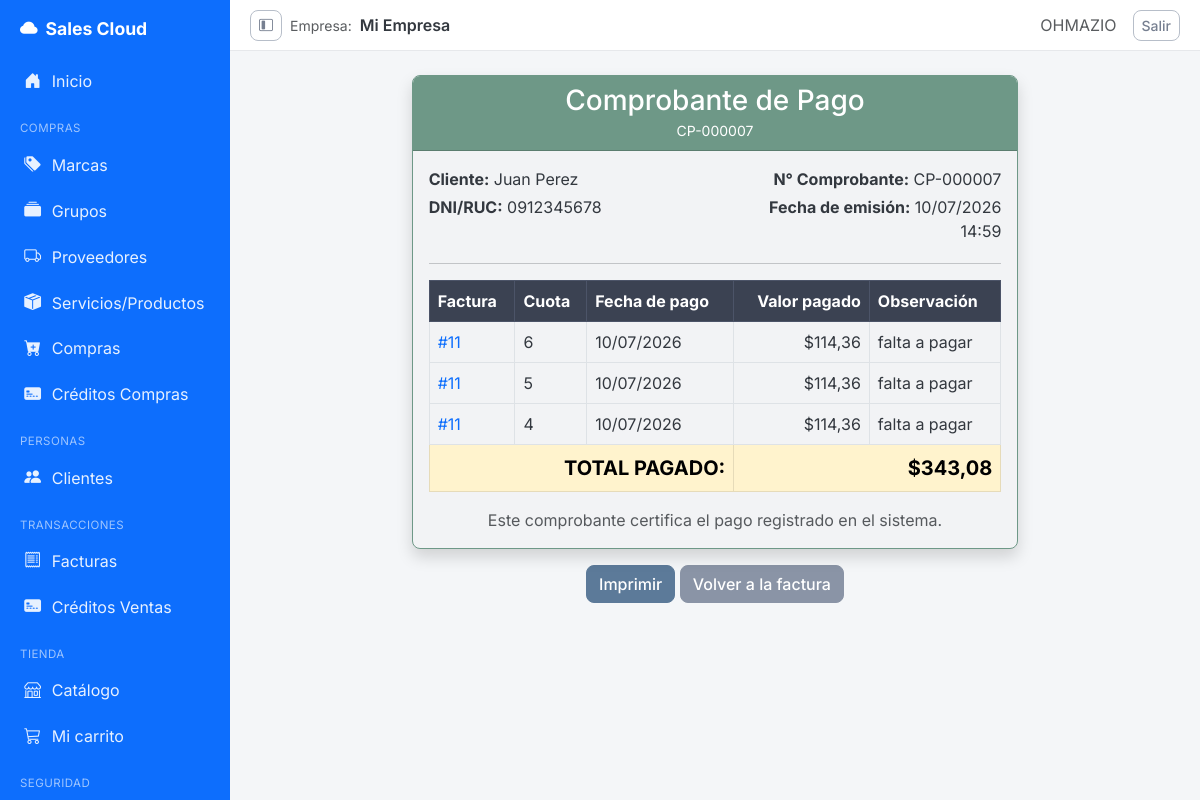
The app's page /creditos/comprobantes/7/ (signed in) with its own data.
### creditos_ventas/models.py (models this page shows, shortened)
class ComprobantePago(models.Model):
    numero_comprobante = models.CharField(max_length=20, unique=True, editable=False)
    fecha_emision = models.DateTimeField(auto_now_add=True)
    cliente = models.ForeignKey(Customer, on_delete=models.PROTECT, related_name='comprobantes_pago')
    total_pagado = models.DecimalField(max_digits=10, decimal_places=2, default=0, editable=False)
    class Meta:
        verbose_name = 'Comprobante de Pago'
        verbose_name_plural = 'Comprobantes de Pago'
        ordering = ['-fecha_emision']

class PagoCuotaVenta(models.Model):
    cuota = models.ForeignKey(CuotaVenta, on_delete=models.PROTECT, related_name='pagos')
    comprobante = models.ForeignKey(
        ComprobantePago, on_delete=models.PROTECT, related_name='pagos',
        null=True, blank=True,
    )
    fecha = models.DateField()
    valor = models.DecimalField(max_digits=10, decimal_places=2)
    observacion = models.TextField(blank=True)
    class Meta:
        verbose_name = 'Pago de Cuota'
        verbose_name_plural = 'Pagos de Cuota'
        ordering = ['-fecha', '-id']

class CuotaVenta(models.Model):
    ESTADO_PENDIENTE = 'PENDIENTE'
    ESTADO_PAGADA = 'PAGADA'
    ESTADO_CHOICES = [
        (ESTADO_PENDIENTE, 'Pendiente'),
        (ESTADO_PAGADA, 'Pagada'),
    ]
    factura = models.ForeignKey(Invoice, on_delete=models.PROTECT, related_name='cuotas')
    numero = models.PositiveIntegerField()
    fecha_vencimiento = models.DateField()
    valor = models.DecimalField(max_digits=10, decimal_places=2)
    saldo = models.DecimalField(max_digits=10, decimal_places=2)
    estado = models.CharField(max_length=10, choices=ESTADO_CHOICES, default=ESTADO_PENDIENTE)
    class Meta:
        verbose_name = 'Cuota de Venta'
        verbose_name_plural = 'Cuotas de Venta'
        ordering = ['factura', 'numero']
        unique_together = [('factura', 'numero')]

### billing/models.py (models this page shows, shortened)
class Customer(models.Model):
    DOCUMENT_CEDULA = 'CEDULA'
    DOCUMENT_RUC = 'RUC'
    DOCUMENT_CHOICES = [
        (DOCUMENT_CEDULA, 'Cédula'),
        (DOCUMENT_RUC, 'RUC'),
    ]
    dni = models.CharField(max_length=13, unique=True, verbose_name='DNI/RUC', validators=[validate_cedula_ec])
    document_type = models.CharField(max_length=10, choices=DOCUMENT_CHOICES, default=DOCUMENT_CEDULA, blank=True)
    business_name = models.CharField(max_length=200, blank=True, null=True, verbose_name='Razón Social')
    first_name = models.CharField(max_length=100)
    last_name = models.CharField(max_length=100)
    email = models.EmailField(blank=True, null=True)
    phone = models.CharField(max_length=20, blank=True, null=True)
    address = models.TextField(blank=True, null=True)
    is_active = models.BooleanField(default=True)
    created_at = models.DateTimeField(auto_now_add=True)
    updated_at = models.DateTimeField(auto_now=True)
    class Meta:
        ordering = ['last_name', 'first_name']
        permissions = [
            ('export_customer', 'Can export customer'),
            ('print_customer', 'Can print customer'),
        ]
    @property
    def full_name(self): return f'{self.first_name} {self.last_name}'

### creditos_ventas/views.py (the view)
# urls.py: path('comprobantes/<int:pk>/', views.ComprobantePagoDetailView.as_view(), name='comprobante_detail'),
class ComprobantePagoDetailView(LoginRequiredMixin, PermissionRequiredMixin, DetailView):
    model = ComprobantePago
    template_name = 'creditos_ventas/comprobante_detail.html'
    context_object_name = 'comprobante'
    permission_required = 'billing.view_invoice'
    permission_redirect_url = 'creditos_ventas:factura_list'
    def get_queryset(self):
        return ComprobantePago.objects.select_related('cliente').prefetch_related('pagos__cuota__factura')

### security/templatetags/security_tags.py (called while the page is built)
@register.filter(name='has_group')
def has_group(user, group_name):
    if not user.is_authenticated:
        return False
    if user.is_superuser:      # el superusuario ve todo
        return True
    return user.groups.filter(name=group_name).exists()

### shared/mixins.py (called while the page is built)
    def dispatch(self, request, *args, **kwargs):
        if not request.user.has_perm(self.permission_required):
            messages.error(request, self.permission_error_message)
            return redirect(self.permission_redirect_url)
        return super().dispatch(request, *args, **kwargs)

### storefront/context_processors.py (called while the page is built)
def cart(request):
    return {'cart': Cart(request)}

### creditos_ventas/templates/creditos_ventas/comprobante_detail.html (shortened to what this page needs)
{% extends 'billing/base_sidebar.html' %}
{% block content %}
<div class="row justify-content-center">
  <div class="col-md-8">
    <div class="card shadow border-success" id="recibo">
      <div class="card-header bg-success text-white text-center">
        <h3 class="mb-0">Comprobante de Pago</h3>
        <small>{{ comprobante.numero_comprobante }}</small>
      </div>
      <div class="card-body">
        <div class="row mb-3">
          <div class="col-md-6">
            <p class="mb-1"><strong>Cliente:</strong> {{ comprobante.cliente.full_name }}</p>
            <p class="mb-1"><strong>DNI/RUC:</strong> {{ comprobante.cliente.dni }}</p>
          </div>
          <div class="col-md-6 text-md-end">
            <p class="mb-1"><strong>N° Comprobante:</strong> {{ comprobante.numero_comprobante }}</p>
            <p class="mb-1"><strong>Fecha de emisión:</strong> {{ comprobante.fecha_emision|date:"d/m/Y H:i" }}</p>
          </div>
        </div>
        <hr>
        <table class="table table-bordered">
          <thead class="table-dark">
            <tr>
              <th>Factura</th><th>Cuota</th><th>Fecha de pago</th>
              <th class="text-end">Valor pagado</th><th>Observación</th>
            </tr>
          </thead>
          <tbody>
            {% for pago in comprobante.pagos.all %}
            <tr>
              <td>
                <a href="{% url 'creditos_ventas:factura_detail' pago.cuota.factura_id %}">
                  #{{ pago.cuota.factura_id }}
                </a>
              </td>
              <td>{{ pago.cuota.numero }}</td>
              <td>{{ pago.fecha|date:"d/m/Y" }}</td>
              <td class="text-end">${{ pago.valor }}</td>
              <td>{{ pago.observacion|default:"—" }}</td>
            </tr>
            {% endfor %}
          </tbody>
          <tfoot>
            <tr class="table-warning">
              <td colspan="3" class="text-end fw-bold fs-5">TOTAL PAGADO:</td>
              <td class="text-end fw-bold fs-5" colspan="2">${{ comprobante.total_pagado }}</td>
            </tr>
          </tfoot>
        </table>
        <p class="text-muted text-center mb-0">Este comprobante certifica el pago registrado en el sistema.</p>
      </div>
    </div>
    <div class="text-center mt-3 no-print">
      <button onclick="window.print()" class="btn btn-primary">Imprimir</button>
      <a href="{% url 'creditos_ventas:factura_detail' comprobante.pagos.first.cuota.factura_id %}" class="btn btn-secondary">Volver a la factura</a>
    </div>
  </div>
</div>
{% endblock %}

### billing/templates/billing/base_sidebar.html (shortened to what this page needs)
{% load security_tags %}
{% load static %}
<!DOCTYPE html>
<html lang="es">
<head>
  <link href="https://cdn.jsdelivr.net/npm/bootstrap@5.3.0/dist/css/bootstrap.min.css" rel="stylesheet">
  <link rel="stylesheet" href="https://cdn.jsdelivr.net/npm/bootstrap-icons@1.11.1/font/bootstrap-icons.css">
  <link rel="stylesheet" href="{% static 'css/theme.css' %}">
</head>
<body>
<aside class="app-sidebar" id="appSidebar">
  <a class="brand" href="{% url 'billing:home' %}"><i class="bi bi-cloud-fill"></i><span>Sales Cloud</span></a>
  <nav class="nav flex-column">
    <a class="nav-link" href="{% url 'billing:home' %}" title="Inicio"><i class="bi bi-house-door-fill"></i><span>Inicio</span></a>
    {% if user.is_authenticated %}
    {% if user|has_group:'Analista de Compras' or user|has_group:'Administrador' %}
    <div class="nav-section-title">Compras</div>
    <a class="nav-link" href="{% url 'billing:brand_list' %}" title="Marcas"><i class="bi bi-tags-fill"></i><span>Marcas</span></a>
    <a class="nav-link" href="{% url 'billing:productgroup_list' %}" title="Grupos"><i class="bi bi-collection-fill"></i><span>Grupos</span></a>
    <a class="nav-link" href="{% url 'billing:supplier_list' %}" title="Proveedores"><i class="bi bi-truck"></i><span>Proveedores</span></a>
    <a class="nav-link" href="{% url 'billing:product_list' %}" title="Servicios/Productos"><i class="bi bi-box-seam-fill"></i><span>Servicios/Productos</span></a>
    <a class="nav-link" href="{% url 'purchasing:purchase_list' %}" title="Compras"><i class="bi bi-cart-plus-fill"></i><span>Compras</span></a>
    <a class="nav-link" href="{% url 'creditos_compras:compra_list' %}" title="Créditos Compras"><i class="bi bi-credit-card-2-front-fill"></i><span>Créditos Compras</span></a>
    {% endif %}
    {% if user|has_group:'Vendedor' or user|has_group:'Administrador' %}
    <div class="nav-section-title">Personas</div>
    <a class="nav-link" href="{% url 'billing:customer_list' %}" title="Clientes"><i class="bi bi-people-fill"></i><span>Clientes</span></a>
    <div class="nav-section-title">Transacciones</div>
    <a class="nav-link" href="{% url 'billing:invoice_list' %}" title="Facturas"><i class="bi bi-receipt"></i><span>Facturas</span></a>
    <a class="nav-link" href="{% url 'creditos_ventas:factura_list' %}" title="Créditos Ventas"><i class="bi bi-credit-card-2-front-fill"></i><span>Créditos Ventas</span></a>
    {% endif %}
    {% if user|has_group:'Cliente' %}
    <div class="nav-section-title">Tienda</div>
    <a class="nav-link" href="{% url 'storefront:catalog' %}" title="Catálogo"><i class="bi bi-shop"></i><span>Catálogo</span></a>
    <a class="nav-link" href="{% url 'storefront:cart_detail' %}" title="Mi carrito"><i class="bi bi-cart3"></i><span>Mi carrito</span></a>
    {% endif %}
    {% if user|has_group:'Administrador' %}
    <div class="nav-section-title">Seguridad</div>
    {% endif %}
    {% endif %}
  </nav>
</aside>
<div class="app-main">
  <header class="app-topbar">
    <div class="d-flex align-items-center gap-2">
      <button class="btn btn-sm btn-outline-secondary d-none d-md-inline-flex" type="button"
              id="sidebarToggle" title="Colapsar/expandir menú">
        <i class="bi bi-layout-sidebar-inset"></i>
      </button>
      <span class="text-muted small">Empresa:</span>
      <span class="fw-semibold">{{ request.session.company_name|default:"Mi Empresa" }}</span>
    </div>
    <div class="d-flex align-items-center gap-3">
      {% if user.is_authenticated %}
        <span class="text-muted">{{ user.username|upper }}</span>
        <form method="post" action="{% url 'logout' %}" class="d-inline">
          <button type="submit" class="btn btn-sm btn-outline-secondary">Salir</button>
        </form>
      {% else %}
        <a href="{% url 'login' %}" class="btn btn-sm btn-primary">Iniciar sesión</a>
      {% endif %}
    </div>
  </header>
  <div class="app-content">
    {% block content %}{% endblock %}
  </div>
</div>
</body>
</html>

### static/css/theme.css (style rules this page uses)
:root { --bs-primary: #5C7A99; --bs-primary-rgb: 92, 122, 153; --bs-secondary: #8A94A6; --bs-secondary-rgb: 138, 148, 166; --bs-success: #6E9887; --bs-success-rgb: 110, 152, 135; --bs-info: #6FA3AC; --bs-info-rgb: 111, 163, 172; --bs-warning: #DDA85B; --bs-warning-rgb: 221, 168, 91; --bs-danger: #C1666B; --bs-danger-rgb: 193, 102, 107; --bs-light: #F4F5F7; --bs-light-rgb: 244, 245, 247; --bs-dark: #3B4252; --bs-dark-rgb: 59, 66, 82; --bs-body-bg: #F2F3F5; --bs-body-color: #33383F; --bs-link-color: #4E6883; --bs-link-hover-color: #3E5468; --bs-border-radius: 0.5rem; --bs-border-radius-lg: 0.75rem; --bs-border-radius-sm: 0.35rem; }
body { font-family: 'Inter', -apple-system, BlinkMacSystemFont, 'Segoe UI', sans-serif; background-color: var(--bs-body-bg); color: var(--bs-body-color); }
.card { border: 1px solid #E6E8EB; box-shadow: 0 1px 3px rgba(0, 0, 0, .06); }
.btn { border-radius: var(--bs-border-radius); font-weight: 500; }
.btn-primary { --bs-btn-bg: #5C7A99; --bs-btn-border-color: #5C7A99; --bs-btn-hover-bg: #4E6883; --bs-btn-hover-border-color: #4E6883; --bs-btn-active-bg: #435870; --bs-btn-active-border-color: #435870; --bs-btn-disabled-bg: #5C7A99; --bs-btn-disabled-border-color: #5C7A99; --bs-btn-focus-shadow-rgb: 92, 122, 153; }
.btn-secondary, .btn-outline-secondary:hover { --bs-btn-bg: #8A94A6; --bs-btn-border-color: #8A94A6; --bs-btn-hover-bg: #767F90; --bs-btn-hover-border-color: #767F90; --bs-btn-active-bg: #6C7688; --bs-btn-active-border-color: #6C7688; }
.btn-outline-secondary { --bs-btn-color: #767F90; --bs-btn-border-color: #B7BEC9; --bs-btn-hover-bg: #8A94A6; --bs-btn-hover-border-color: #8A94A6; }
.table-dark { --bs-table-bg: #3B4252; --bs-table-striped-bg: #434A5C; --bs-table-hover-bg: #4A5266; --bs-table-active-bg: #4A5266; --bs-table-border-color: #4C5468; }
a { text-decoration: none; }

### billing/templates/billing/base_sidebar.html (style rules this page uses)
:root { --sidebar-width: 230px; --sidebar-width-collapsed: 64px; --siigo-blue: #0d6efd; }
body { background: #f4f6f8; }
.app-sidebar { position: fixed; top: 0; left: 0; bottom: 0; width: var(--sidebar-width); background: var(--siigo-blue); overflow-x: hidden; overflow-y: auto; z-index: 1030; transition: width .2s ease; }
.app-sidebar .brand { color: #fff; font-weight: 700; font-size: 1.1rem; padding: 1rem 1.25rem; display: flex; align-items: center; gap: .5rem; white-space: nowrap; }
.app-sidebar .nav-link { color: rgba(255,255,255,.9); padding: .65rem 1.25rem; display: flex; align-items: center; gap: .6rem; border-left: 3px solid transparent; white-space: nowrap; }
.app-sidebar .nav-link i { font-size: 1.05rem; width: 1.2rem; text-align: center; flex-shrink: 0; }
.app-sidebar .nav-section-title { color: rgba(255,255,255,.6); font-size: .72rem; text-transform: uppercase; letter-spacing: .04em; padding: 1rem 1.25rem .25rem; white-space: nowrap; }
.app-main { margin-left: var(--sidebar-width); transition: margin-left .2s ease; }
.app-topbar { background: #fff; border-bottom: 1px solid #e6e8eb; padding: .6rem 1.25rem; display: flex; align-items: center; justify-content: space-between; gap: 1rem; }
.app-content { padding: 1.5rem; }
#sidebarToggle { cursor: pointer; }

### records on screen
ComprobantePago: numero_comprobante "CP-000007", cliente.full_name "Juan Perez", cliente.dni "0912345678", fecha_emision "10/07/2026 14:59", total_pagado "343,08"
PagoCuotaVenta: cuota.factura_id "11", cuota.numero "6", fecha "10/07/2026", valor "114,36", observacion "falta a pagar"
PagoCuotaVenta: cuota.factura_id "11", cuota.numero "5", fecha "10/07/2026", valor "114,36", observacion "falta a pagar"
PagoCuotaVenta: cuota.factura_id "11", cuota.numero "4", fecha "10/07/2026", valor "114,36", observacion "falta a pagar"

### other values on screen
{{ request.session.company_name|default:"Mi Empresa" }} "Mi Empresa"
{{ user.username|upper }} "OHMAZIO"
